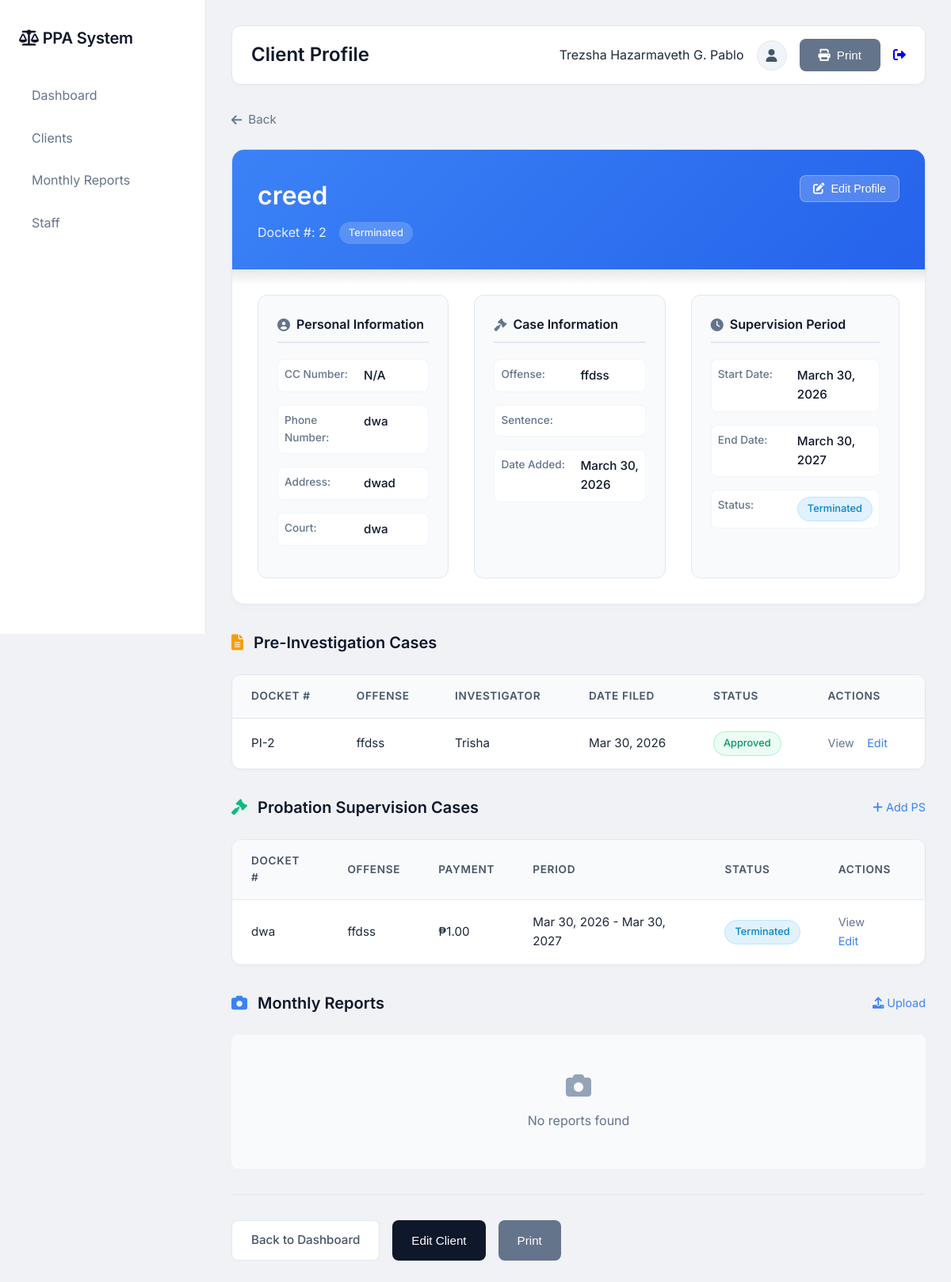
Page /client_details.php?id=23 (signed in) on the committed database.
### tables this page shows
CREATE TABLE `clients` (
  `id` int(11) NOT NULL,
  `docket_number` varchar(50) DEFAULT NULL,
  `name` varchar(100) DEFAULT NULL,
  `cc_number` varchar(50) DEFAULT NULL,
  `court` varchar(100) DEFAULT NULL,
  `offense` varchar(100) DEFAULT NULL,
  `sentence` varchar(100) DEFAULT NULL,
  `address` text DEFAULT NULL,
  `status` varchar(50) DEFAULT NULL,
  `created_at` timestamp NOT NULL DEFAULT current_timestamp(),
  `start_date` date DEFAULT NULL,
  `end_date` date DEFAULT NULL,
  `payment` decimal(10,2) DEFAULT 0.00,
  `pi_case_id` int(11) DEFAULT NULL,
  `ps_case_id` int(11) DEFAULT NULL,
  `case_status` varchar(50) DEFAULT 'Pending',
  `phone_number` varchar(20) DEFAULT NULL
);

CREATE TABLE `probation_supervision` (
  `id` int(11) NOT NULL,
  `docket_number` varchar(50) DEFAULT NULL,
  `name` varchar(255) NOT NULL,
  `offense` text DEFAULT NULL,
  `payment` decimal(10,2) DEFAULT 0.00,
  `address` text DEFAULT NULL,
  `start_date` date DEFAULT NULL,
  `end_date` date DEFAULT NULL,
  `supervising_officer` varchar(255) DEFAULT NULL,
  `status` enum('Active','Terminated','Revoked','Completed') DEFAULT 'Active',
  `monthly_fee` decimal(10,2) DEFAULT 500.00,
  `last_payment_date` date DEFAULT NULL,
  `next_payment_date` date DEFAULT NULL,
  `created_by` int(11) DEFAULT NULL,
  `created_at` timestamp NOT NULL DEFAULT current_timestamp(),
  `updated_at` timestamp NULL DEFAULT NULL ON UPDATE current_timestamp(),
  `client_id` int(11) DEFAULT NULL,
  `source_pi_id` int(11) DEFAULT NULL
);

CREATE TABLE `pre_investigation` (
  `id` int(11) NOT NULL,
  `docket_number` varchar(50) DEFAULT NULL,
  `name` varchar(255) NOT NULL,
  `cc_number` varchar(50) DEFAULT NULL,
  `court` varchar(255) DEFAULT NULL,
  `offense` text DEFAULT NULL,
  `sentence` text DEFAULT NULL,
  `address` text DEFAULT NULL,
  `investigator` varchar(255) DEFAULT NULL,
  `date_filed` date DEFAULT NULL,
  `status` enum('Pending','Approved','Rejected','For Review') DEFAULT 'Pending',
  `remarks` text DEFAULT NULL,
  `created_by` int(11) DEFAULT NULL,
  `created_at` timestamp NOT NULL DEFAULT current_timestamp(),
  `updated_at` timestamp NULL DEFAULT NULL ON UPDATE current_timestamp(),
  `client_id` int(11) DEFAULT NULL,
  `converted_to_ps` tinyint(4) DEFAULT 0
);

### client_details.php (the view, shortened to what this page needs)
<?php
include 'config/database.php';
$client_id = $_GET['id'] ?? 0;
$user_role = $_SESSION['role'] ?? 'staff';
$can_edit = ($user_role == 'main' || $user_role == 'admin');
$fullname = $_SESSION['fullname'] ?? 'User';
$client_query = mysqli_query($conn, "SELECT * FROM clients WHERE id='$client_id'");
$client = mysqli_fetch_assoc($client_query);
$pi_cases = mysqli_query($conn, "SELECT * FROM pre_investigation WHERE client_id='$client_id' ORDER BY created_at DESC");
$ps_cases = mysqli_query($conn, "SELECT * FROM probation_supervision WHERE client_id='$client_id' ORDER BY created_at DESC");
$reports = mysqli_query($conn, "SELECT * FROM monthly_reports WHERE probationer_id='$client_id' ORDER BY report_year DESC, report_month DESC");
?>
<!DOCTYPE html>
<html lang="en">
<head>
    <link rel="stylesheet" href="https://cdnjs.cloudflare.com/ajax/libs/font-awesome/6.0.0/css/all.min.css">
</head>
<body>
    <div class="app">
        <div class="sidebar">
            <div class="logo">
                <i class="fas fa-scale-balanced"></i> PPA System
            </div>
            <a href="dashboard.php" class="nav-item">Dashboard</a>
            <a href="clients.php" class="nav-item">Clients</a>
            <a href="monthly_reports.php" class="nav-item">Monthly Reports</a>
            <?php if($user_role == 'admin' || $user_role == 'main'): ?>
            <a href="staff_management.php" class="nav-item">Staff</a>
            <?php endif; ?>
        </div>
        <div class="main">
            <div class="top-bar">
                <h1 class="page-title">Client Profile</h1>
                <div class="user-menu">
                    <span><?php echo htmlspecialchars($fullname); ?></span>
                    <div class="avatar"><i class="fas fa-user"></i></div>
                    <button onclick="window.print()" class="btn print-btn"><i class="fas fa-print"></i> Print</button>
                    <a href="logout.php"><i class="fas fa-sign-out-alt"></i></a>
                </div>
            </div>
            <a href="javascript:history.back()" class="back-link"><i class="fas fa-arrow-left"></i> Back</a>
            <div class="client-profile">
                <div class="profile-header">
                    <div>
                        <div class="profile-name"><?php echo htmlspecialchars($client['name']); ?></div>
                        <div class="profile-docket">
                            <span>Docket #: <?php echo $client['docket_number']; ?></span>
                            <span class="status-badge"><?php echo $client['status']; ?></span>
                        </div>
                    </div>
                    <?php if($can_edit): ?>
                    <button class="edit-profile-btn" onclick="openModal('editClientModal')">
                        <i class="fas fa-edit"></i> Edit Profile
                    </button>
                    <?php endif; ?>
                </div>
                <div class="profile-body">
                    <div class="info-grid">
                        <div class="info-section">
                            <div class="section-title"><i class="fas fa-user-circle"></i> Personal Information</div>
                            <div class="info-row"><span class="info-label">CC Number:</span><span class="info-value"><?php echo $client['cc_number'] ?: 'N/A'; ?></span></div>
                            <div class="info-row"><span class="info-label">Phone Number:</span><span class="info-value"><?php echo $client['phone_number'] ?: 'N/A'; ?></span></div>
                            <div class="info-row"><span class="info-label">Address:</span><span class="info-value"><?php echo $client['address']; ?></span></div>
                            <div class="info-row"><span class="info-label">Court:</span><span class="info-value"><?php echo $client['court']; ?></span></div>
                        </div>
                        <div class="info-section">
                            <div class="section-title"><i class="fas fa-gavel"></i> Case Information</div>
                            <div class="info-row"><span class="info-label">Offense:</span><span class="info-value"><?php echo $client['offense']; ?></span></div>
                            <div class="info-row"><span class="info-label">Sentence:</span><span class="info-value"><?php echo $client['sentence']; ?></span></div>
                            <div class="info-row"><span class="info-label">Date Added:</span><span class="info-value"><?php echo date('F d, Y', strtotime($client['created_at'])); ?></span></div>
                        </div>
                        <div class="info-section">
                            <div class="section-title"><i class="fas fa-clock"></i> Supervision Period</div>
                            <?php $latest_ps = mysqli_fetch_assoc(mysqli_query($conn, "SELECT * FROM probation_supervision WHERE client_id='$client_id' ORDER BY created_at DESC LIMIT 1")); ?>
                            <div class="info-row"><span class="info-label">Start Date:</span><span class="info-value"><?php echo ($latest_ps) ? date('F d, Y', strtotime($latest_ps['start_date'])) : 'N/A'; ?></span></div>
                            <div class="info-row"><span class="info-label">End Date:</span><span class="info-value"><?php echo ($latest_ps) ? date('F d, Y', strtotime($latest_ps['end_date'])) : 'N/A'; ?></span></div>
                            <div class="info-row"><span class="info-label">Status:</span><span class="info-value"><span class="status-badge status-<?php echo $client['status']; ?>"><?php echo $client['status']; ?></span></span></div>
                        </div>
                    </div>
                </div>
            </div>
            <div class="cards-section">
                <div class="section-header">
                    <h2><i class="fas fa-file-lines" style="color:#f59e0b;"></i> Pre-Investigation Cases</h2>
                </div>
                <?php if(mysqli_num_rows($pi_cases) > 0): ?>
                    <div class="table-container">
                         <table>
                            <thead>
                                <tr>
                                    <th>Docket #</th>
                                    <th>Offense</th>
                                    <th>Investigator</th>
                                    <th>Date Filed</th>
                                    <th>Status</th>
                                    <th>Actions</th>
                                </tr>
                            </thead>
                            <tbody>
                                <?php while($pi = mysqli_fetch_assoc($pi_cases)): ?>
                                <tr>
                                    <td><?php echo $pi['docket_number']; ?></td>
                                    <td><?php echo $pi['offense']; ?></td>
                                    <td><?php echo $pi['investigator']; ?></td>
                                    <td><?php echo date('M d, Y', strtotime($pi['date_filed'])); ?></td>
                                    <td><span class="status-badge status-<?php echo $pi['status']; ?>"><?php echo $pi['status']; ?></span></td>
                                    <td>
                                        <a href="pi_view.php?id=<?php echo $pi['id']; ?>" class="action-link">View</a>
                                        <?php if($can_edit): ?>
                                        <span class="action-link edit-link" onclick='openEditPIModal(<?php echo json_encode($pi); ?>)'>Edit</span>
                                        <?php endif; ?>
                                    </td>
                                </tr>
                                <?php endwhile; ?>
                            </tbody>
                        </table>
                    </div>
                <?php else: ?>
                    <div class="no-data"><i class="fas fa-folder-open"></i><p>No PI cases found</p></div>
                <?php endif; ?>
            </div>
            <?php if(mysqli_num_rows($ps_cases) > 0): ?>
            <div class="cards-section">
                <div class="section-header">
                    <h2><i class="fas fa-gavel" style="color:#10b981;"></i> Probation Supervision Cases</h2>
                    <?php if($can_edit): ?>
                        <a href="ps_add.php?client_id=<?php echo $client_id; ?>" class="view-all"><i class="fas fa-plus"></i> Add PS</a>
                    <?php endif; ?>
                </div>
                <div class="table-container">
                    <table>
                        <thead>
                            <tr>
                                <th>Docket #</th>
                                <th>Offense</th>
                                <th>Payment</th>
                                <th>Period</th>
                                <th>Status</th>
                                <th>Actions</th>
                            </tr>
                        </thead>
                        <tbody>
                            <?php while($ps = mysqli_fetch_assoc($ps_cases)): ?>
                            <tr>
                                <td><?php echo $ps['docket_number']; ?></td>
                                <td><?php echo $ps['offense']; ?></td>
                                <td>₱<?php echo number_format($ps['payment'], 2); ?></td>
                                <td><?php echo date('M d, Y', strtotime($ps['start_date'])); ?> - <?php echo date('M d, Y', strtotime($ps['end_date'])); ?></td>
                                <td><span class="status-badge status-<?php echo $ps['status']; ?>"><?php echo $ps['status']; ?></span></td>
                                <td>
                                    <a href="ps_view.php?id=<?php echo $ps['id']; ?>" class="action-link">View</a>
                                    <?php if($can_edit): ?>
                                    <span class="action-link edit-link" onclick='openEditPSModal(<?php echo json_encode($ps); ?>)'>Edit</span>
                                    <?php endif; ?>
                                </td>
                            </tr>
                            <?php endwhile; ?>
                        </tbody>
                    </table>
                </div>
            </div>
            <?php endif; ?>
            <div class="cards-section">
                <div class="section-header">
                    <h2><i class="fas fa-camera" style="color:#3b82f6;"></i> Monthly Reports</h2>
                    <a href="dashboard.php" class="view-all"><i class="fas fa-upload"></i> Upload</a>
                </div>
                <?php if(mysqli_num_rows($reports) > 0): ?>
                    <div class="table-container">
                        <table>
                            <thead>
                                <tr>
                                    <th>Period</th>
                                    <th>Photo</th>
                                    <th>Upload Date</th>
                                </tr>
                            </thead>
                            <tbody>
                                <?php while($report = mysqli_fetch_assoc($reports)): ?>
                                <tr>
                                    <td><?php echo date("F Y", mktime(0,0,0,$report['report_month'],1,$report['report_year'])); ?></td>
                                    <td><img src="uploads/<?php echo $report['photo']; ?>" class="photo-thumb" onclick="window.open('uploads/<?php echo $report['photo']; ?>')"></td>
                                    <td><?php echo date("M d, Y", strtotime($report['upload_date'])); ?></td>
                                </tr>
                                <?php endwhile; ?>
                            </tbody>
                        </table>
                    </div>
                <?php else: ?>
                    <div class="no-data"><i class="fas fa-camera"></i><p>No reports found</p></div>
                <?php endif; ?>
            </div>
            <div class="action-buttons">
                <a href="dashboard.php" class="btn btn-secondary">Back to Dashboard</a>
                <?php if($can_edit): ?>
                    <button onclick="openModal('editClientModal')" class="btn btn-primary">Edit Client</button>
                <?php endif; ?>
                <button onclick="window.print()" class="btn print-btn">Print</button>
            </div>
        </div>
    </div>
</body>
</html>

### rows in the picture
clients: name "creed", docket_number "2", status "Terminated", cc_number "N/A", phone_number "dwa", address "dwad", court "dwa", offense "ffdss", created_at "March 30, 2026"
probation_supervision: start_date "March 30, 2026", end_date "March 30, 2027", docket_number "dwa", offense "ffdss", payment "1.00", start_date "Mar 30, 2026", end_date "Mar 30, 2027", status "Terminated"
pre_investigation: docket_number "PI-2", offense "ffdss", investigator "Trisha", date_filed "Mar 30, 2026", status "Approved"

### other values in the picture
$fullname "Trezsha Hazarmaveth G. Pablo"
